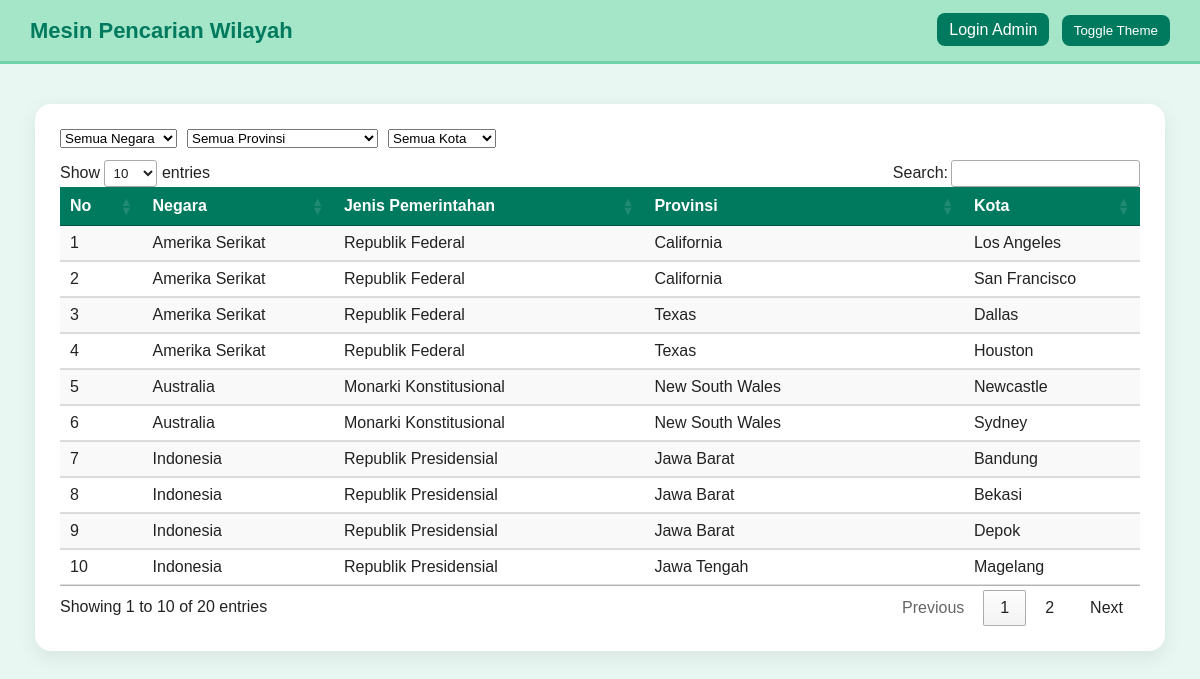
The page / on the database its author committed.
### tables this page shows
CREATE TABLE `negara` (
  `id_negara` int(11) NOT NULL,
  `nama_negara` varchar(255) NOT NULL,
  `created_at` timestamp NOT NULL DEFAULT current_timestamp(),
  `deleted_at` timestamp NULL DEFAULT NULL,
  `deleted_by` int(11) DEFAULT NULL
);

CREATE TABLE `jenis_pemerintahan` (
  `id_pemerintahan` int(11) NOT NULL,
  `id_negara` int(11) NOT NULL,
  `sistem_pemerintahan` varchar(255) NOT NULL,
  `created_at` timestamp NOT NULL DEFAULT current_timestamp(),
  `deleted_at` timestamp NULL DEFAULT NULL,
  `deleted_by` int(11) DEFAULT NULL
);

CREATE TABLE `provinsi` (
  `id_provinsi` int(11) NOT NULL,
  `id_negara` int(11) NOT NULL,
  `nama_provinsi` varchar(255) NOT NULL,
  `created_at` timestamp NOT NULL DEFAULT current_timestamp(),
  `deleted_at` timestamp NULL DEFAULT NULL,
  `deleted_by` int(11) DEFAULT NULL
);

CREATE TABLE `kota` (
  `id_kota` int(11) NOT NULL,
  `id_provinsi` int(11) NOT NULL,
  `nama_kota` varchar(255) NOT NULL,
  `created_at` timestamp NOT NULL DEFAULT current_timestamp(),
  `deleted_at` timestamp NULL DEFAULT NULL,
  `deleted_by` int(11) DEFAULT NULL
);

### index.php (the view, shortened to what this page needs)
<?php
include 'config.php';
$query = "
    SELECT n.id_negara, n.nama_negara, j.sistem_pemerintahan, p.id_provinsi, p.nama_provinsi, k.id_kota, k.nama_kota
    FROM negara n
    LEFT JOIN jenis_pemerintahan j ON n.id_negara = j.id_negara AND j.deleted_at IS NULL
    LEFT JOIN provinsi p ON n.id_negara = p.id_negara AND p.deleted_at IS NULL
    LEFT JOIN kota k ON p.id_provinsi = k.id_provinsi AND k.deleted_at IS NULL
    WHERE n.deleted_at IS NULL
    ORDER BY n.nama_negara, p.nama_provinsi, k.nama_kota
";
$result = mysqli_query($conn, $query);
$rows = [];
while($r = mysqli_fetch_assoc($result)) $rows[] = $r;
?>
<!DOCTYPE html>
<html lang="id">
<head>
    <link rel="stylesheet" href="style.css">
    <link href="https://cdn.datatables.net/1.13.6/css/jquery.dataTables.min.css" rel="stylesheet">
</head>
<body>
<header>
    <h1>Mesin Pencarian Wilayah</h1>
    <div class="header-right">
        <?php if(isset($_SESSION['admin'])): ?>
            <a href="admin.php" class="btn-admin">Dashboard</a>
            <a href="logout.php" class="btn-logout">Logout</a>
        <?php else: ?>
            <a href="login.php" class="btn-login">Login Admin</a>
        <?php endif; ?>
        <button id="themeToggle" class="btn-add" style="margin-left:8px;">Toggle Theme</button>
    </div>
</header>
<main>
    <div style="display:flex;gap:10px;align-items:center;margin-bottom:12px;">
      <select id="filterNegara">
        <option value="">Semua Negara</option>
      </select>
      <select id="filterProvinsi">
        <option value="">Semua Provinsi</option>
      </select>
      <select id="filterKota">
        <option value="">Semua Kota</option>
      </select>
    </div>
    <table id="wilayahTable" class="display">
        <thead>
            <tr>
                <th>No</th>
                <th>Negara</th>
                <th>Jenis Pemerintahan</th>
                <th>Provinsi</th>
                <th>Kota</th>
            </tr>
        </thead>
        <tbody>
            <?php
            $no = 1;
            foreach($rows as $row){
                echo "<tr>
                        <td>{$no}</td>
                        <td>".htmlspecialchars($row['nama_negara'])."</td>
                        <td>".htmlspecialchars($row['sistem_pemerintahan'])."</td>
                        <td>".htmlspecialchars($row['nama_provinsi'])."</td>
                        <td>".htmlspecialchars($row['nama_kota'])."</td>
                      </tr>";
                $no++;
            }
            ?>
        </tbody>
    </table>
</main>
</body>
</html>

### style.css (style rules this page uses)
:root { --primary: #007a5e; --secondary: #a5e6c9; --danger: #ff4b4b; --light: #f3f9f7; --bg: #e9f7f3; }
body { font-family: "Poppins", sans-serif; background: var(--bg); margin: 0; padding: 0; color: #222; }
header { background: var(--secondary); padding: 15px 30px; display: flex; justify-content: space-between; align-items: center; border-bottom: 3px solid #6ed3a6; position: sticky; top: 0; z-index: 100; backdrop-filter: blur(6px); }
header h1 { color: var(--primary); font-size: 22px; margin:0; }
.header-right a, .header-right button { text-decoration: none; margin-left: 10px; padding: 8px 12px; border-radius: 8px; color: white; border: none; cursor: pointer; }
.btn-login { background: var(--primary); }
.btn-add { background: var(--primary); color: #fff; border: none; padding:8px 10px; border-radius:6px; cursor:pointer; }
main { margin: 40px auto; width: 90%; background: white; border-radius: 16px; padding: 25px; box-shadow: 0 6px 20px rgba(0,0,0,0.08); transition: 0.3s; }
table { width: 100%; border-collapse: collapse; margin-top: 15px; }
th { background-color: var(--primary); color: white; text-align:left; }
th, td { padding: 10px 14px; border-bottom: 1px solid #ddd; }

### rows shown on the page
negara: nama_negara "Amerika Serikat", jenis_pemerintahan.sistem_pemerintahan "Republik Federal", provinsi.nama_provinsi "California", kota.nama_kota "Los Angeles", kota.nama_kota "San Francisco", provinsi.nama_provinsi "Texas", kota.nama_kota "Dallas", kota.nama_kota "Houston"
negara: nama_negara "Australia", jenis_pemerintahan.sistem_pemerintahan "Monarki Konstitusional", provinsi.nama_provinsi "New South Wales", kota.nama_kota "Newcastle", kota.nama_kota "Sydney"
negara: nama_negara "Indonesia", jenis_pemerintahan.sistem_pemerintahan "Republik Presidensial", provinsi.nama_provinsi "Jawa Barat", kota.nama_kota "Bandung", kota.nama_kota "Bekasi", kota.nama_kota "Depok", provinsi.nama_provinsi "Jawa Tengah", kota.nama_kota "Magelang"
